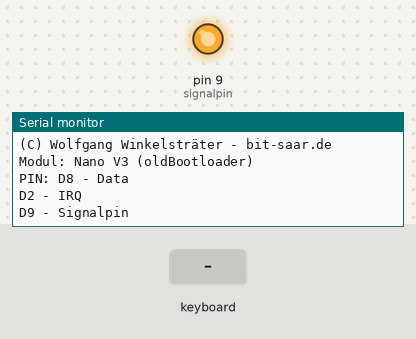
A sketch run on a simulated Arduino Nano, built with avr-gcc and run on an emulated ATmega328P. Shown: output pins drawn as LEDs (lit = HIGH), the last lines printed to the serial monitor. Inputs (shaded band) come from the test bench.

Above: at 1.3 s.
1.4 s: PS/2 keyboard text "1" received
At 2.6 s:
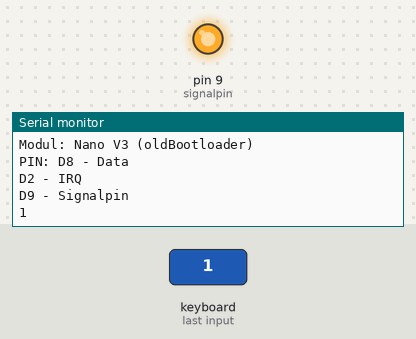
2.9 s: PS/2 keyboard text "a" received
At 3.8 s:
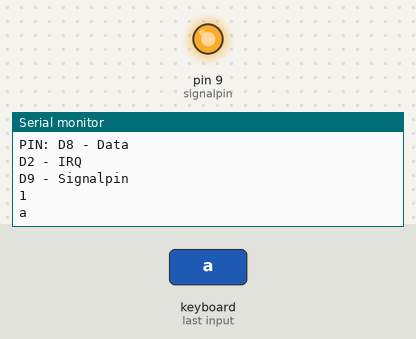

Measured:
- after the input at 1.4 s, the serial monitor: prints a new line at once (image 1)
- after the input at 2.9 s, the serial monitor: prints a new line at once (image 2)

The sketch:

Magnetkartenleser_V1.ino
```cpp
/***************************************************
/* Magnetkartenlesegerät - Escape-Room-Edition              */
/* Wolfgang Winkelsträter - bit-saar.de           */
/* program status: 2023/03                        */
/* Version 1                                      */
/* Modul: Nano V3 (oldBootloader)                 */
/*                                                */
/***************************************************/

#include <PS2Keyboard.h>

const int signalpin = 9;
const int DataPin = 8;
const int IRQpin =  2; //

char* code = "49735?";

int currentPosition = 0;
int correctChar = 0;

PS2Keyboard keyboard;


void setup() {

  pinMode(signalpin, OUTPUT);
  digitalWrite(signalpin, HIGH);
  keyboard.begin(DataPin, IRQpin);
  Serial.begin(9600);
  Serial.println("Magnetkartenlesegerät - Escape-Room-Edition");
  Serial.println("Version 1 - 2023/03");
  Serial.println("(C) Wolfgang Winkelsträter - bit-saar.de");
  Serial.println("Modul: Nano V3 (oldBootloader)");
  Serial.println("PIN: D8 - Data");
  Serial.println("D2 - IRQ");
  Serial.println("D9 - Signalpin");
}

void loop() {
  if (keyboard.available()) {

    // read the next key
    char card = keyboard.read();

    Serial.println(card);

    if (card == code[currentPosition]){
      ++currentPosition;
      ++correctChar;
    }

    else{
      currentPosition = 0;
      correctChar = 0;
    }

    if(currentPosition == 6 && correctChar == 6){
     Serial.println("Card accepted!");
      digitalWrite(signalpin, LOW);
      Serial.println("pinhigh!");
      delay(10000);
      digitalWrite(signalpin, HIGH);
      Serial.println("pinlow!");
    }

  }
}
```
